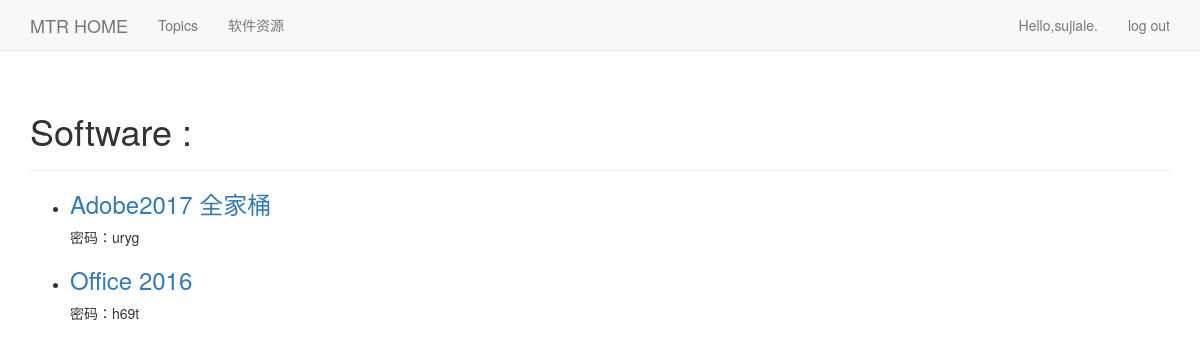
Page /software/ (signed in) on the committed database.
### learning_logs/models.py (models this page shows)
class Software(models.Model):
    name = models.CharField(max_length=200)
    links = models.CharField(max_length=200)
    pwd = models.CharField(max_length=10)
    date_added = models.DateTimeField(auto_now_add=True)
    def __str__(self):
        return self.name

### learning_logs/views.py (the view)
# urls.py: url(r'^software/$',views.software,name='software'),
def software(request):
    softwares = Software.objects.all().order_by('-date_added')
    context = {'softwares':softwares}
    return render(request,'learning_logs/software.html',context)

### learning_logs/templates/learning_logs/software.html
{% extends 'learning_logs/base.html' %}
{% block header %}
  <h1>Software : </h1>
{% endblock header %}
{% block content %}
  <ul>
    {% for software in softwares %}
    <li>
      <h3><a href="{{software.links}}">{{software}}</a></h3>   密码：{{software.pwd}}
    </li>
    {% endfor %}
  </ul>
{% endblock content %}

### learning_logs/templates/learning_logs/base.html (shortened to what this page needs)
{% load bootstrap3 %}
<!DOCTYPE html>
<html lang="en">
  <head>
    {% bootstrap_css %}
  </head>
  <body>
    <nav class="navbar navbar-default navbar-static-top">
      <div class="container">
        <div class="navbar-header">
          <a class="navbar-brand" href="{% url 'learning_logs:index' %}">
                MTR HOME</a>
        </div>
        <div id="navbar" class="navbar-collapse collapse">
          <ul class="nav navbar-nav">
            <li><a href="{% url 'learning_logs:topics' %}">Topics</a></li>
            <li><a href="{% url 'learning_logs:software' %}">软件资源</a></li>
          </ul>
          <ul class="nav navbar-nav navbar-right">
            {% if user.is_authenticated %}
                <li><a>Hello,{{user.username}}.</a></li>
                <li><a href="{% url 'users:logout' %}">log out</a></li>
            {% else %}
                <li><a href="{% url 'users:login' %}">log in</a></li>
                <li><a href="{% url 'users:register' %}">register</a></li>
            {% endif %}
          </ul>
        </div>
      </div>
    </nav>
    <div class="container">
      <div class="page-header">
        {% block header %}{% endblock header %}
      </div>
      <div>
        {% block content %}{% endblock content %}
      </div>
    </div>
  </body>
</html>

### rows in the picture
Software: name "Adobe2017 全家桶", pwd "uryg"
Software: name "Office 2016", pwd "h69t"

### other values in the picture
{{ user.username }} "sujiale"
